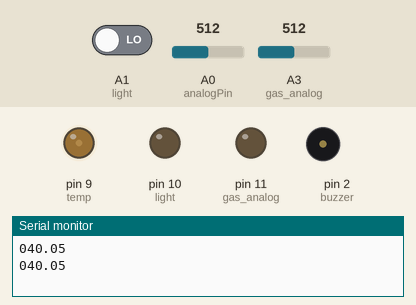
Recording of a sketch running on a simulated Arduino Uno, built with avr-gcc and run on an emulated ATmega328P. Parts: output pins drawn as LEDs (lit = HIGH), buzzer (waves = sounding), the last lines printed to the serial monitor. Inputs (shaded band) come from the test bench; at power-on: A3 (gas_analog) = 512, A0 (analogPin) = 512, A1 (light) LOW.

Above: at 1.2 s.
1.3 s: A3 (gas_analog) set to 419
At 1.76 s:
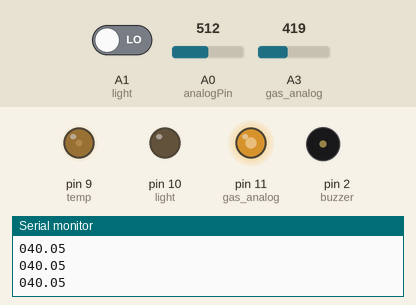
4.4 s: A3 (gas_analog) set to 388
At 5.4 s:
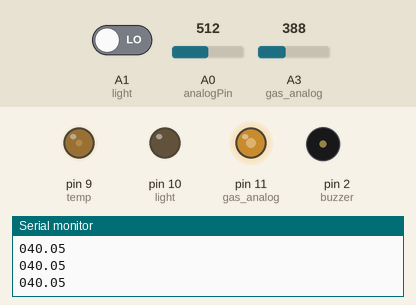
6.0 s: A0 (analogPin) set to 900
At 7.2 s:
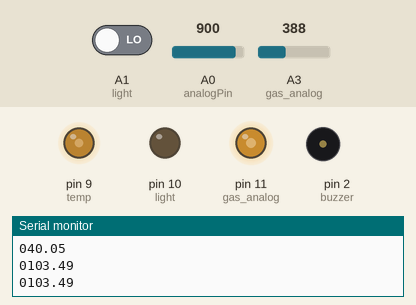
8.0 s: A1 (light) driven HIGH
At 8.5 s:
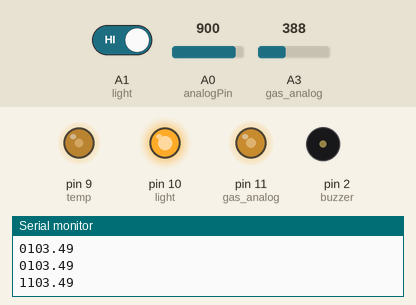
9.5 s: A3 (gas_analog) set to 410
At 9.78 s:
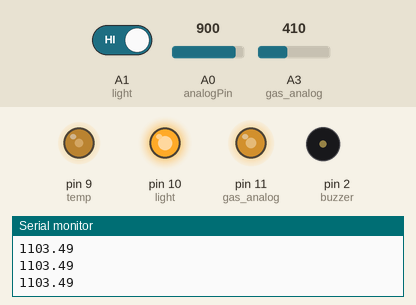
12.6 s: A0 (analogPin) set to 1023
At 13.29 s:
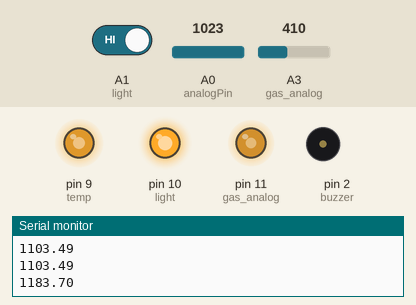
Timing chart, 0 to 16.7 s (numbered marks = the images above; inputs shaded):
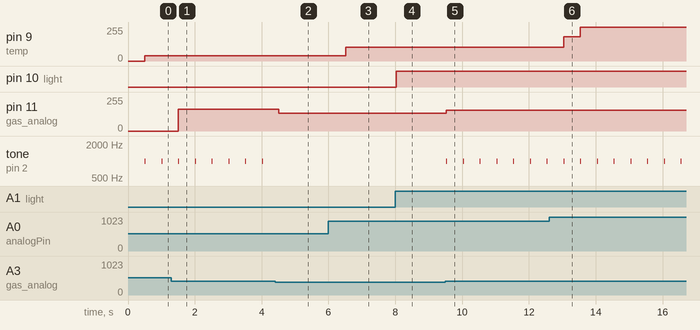

The sketch:

arduin.ino
```cpp
int Thresh = 400;
void setup() {
  Serial.begin(9600);
  pinMode(A0,INPUT);//temp
  pinMode(A1,INPUT);//light
  pinMode(A2,INPUT);
  pinMode(A3,INPUT);//gas analog

  pinMode(2,OUTPUT);//buzzer
  pinMode(9,OUTPUT);//temp
  pinMode(10,OUTPUT);//light
  pinMode(11,OUTPUT);//gas analog
}

void loop() {

  float temp[3];
  getTemp(temp);

  analogWrite(9,temp[1]);//temp
  digitalWrite(10,digitalRead(A1));//light

 int gas_sensor_reading = analogRead(A3);
  if (gas_sensor_reading > Thresh)
  {tone(2,1000,20);}
  else
  {noTone(2);}

  analogWrite(11,gas_sensor_reading);//gas analog

  Serial.print(digitalRead(A1));
  Serial.print(temp[1]);
  Serial.println();
}

void getTemp(float * t)
{
  const int analogPin = A0; // replace 0 with analog pin
  const float invBeta = 1.00 / 3380.00;   // replace "Beta" with beta of thermistor
  const  float adcMax = 1023.00;
  const float invT0 = 1.00 / 298.15;   // room temp in Kelvin
  int adcVal, i, numSamples = 5;
  float  K, C, F;
  adcVal = 0;
  for (i = 0; i < numSamples; i++)
  {
    adcVal = adcVal + analogRead(analogPin);
    delay(100);
  }
  adcVal = adcVal / 5;
  K = 1.00 / (invT0 + invBeta * (log ( adcMax / (float) adcVal - 1.00))) + 15;
  C = K - 273.15;                      // convert to Celsius
  F = ((9.0 * C) / 5.00) + 32.00; // convert to Fahrenheit
  t[0] = K; t[1] = C; t[2] = F;
  return;
}
```

Measured:
- the behaviour switches between 401 and 400 on A3 (gas_analog) (found by bisection; images 1 and 2)
- after the input at 1.3 s, pin 11 (gas_analog): 0/255 → 163/255 after 0.20 s
- after the input at 4.4 s, pin 11 (gas_analog): 163/255 → 132/255 after 0.11 s; tone on pin 2 (buzzer): stops changing and stays silent
- after the input at 6.0 s, pin 9 (temp): 40/255 → 103/255 after 0.52 s
- after the input at 8.0 s, pin 10 (light): LOW → HIGH at once
- after the input at 9.5 s, pin 11 (gas_analog): 132/255 → 154/255 at once; tone on pin 2 (buzzer): alternates 1000 Hz for 0.02 s and silent for 0.48 s, starting at once
- after the input at 12.6 s, pin 9 (temp): 103/255 → 183/255 after 0.44 s, → 255/255 0.50 s later
- by itself, tone on pin 2 (buzzer): alternates 1000 Hz for 0.02 s and silent for 0.48 s
